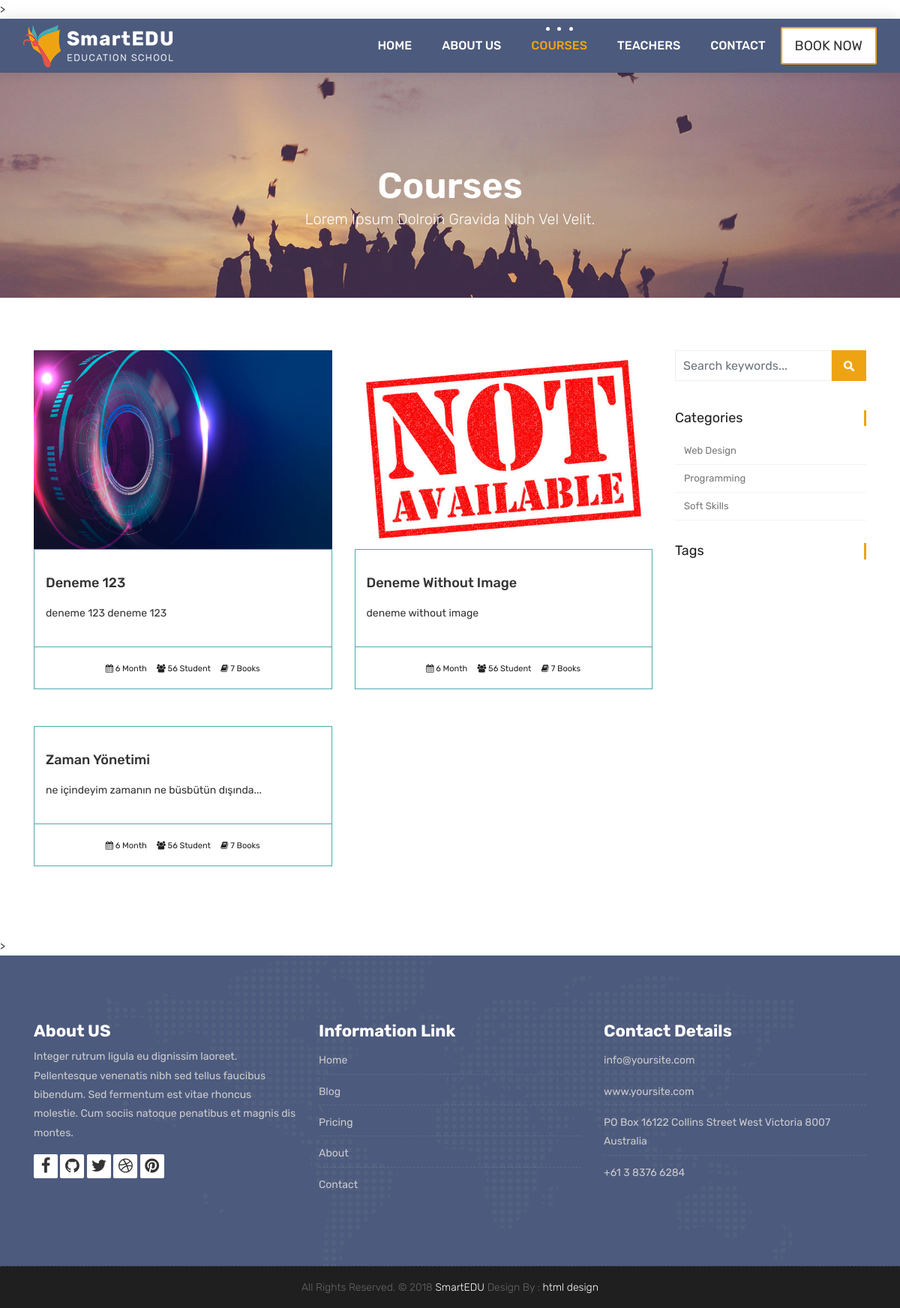
Page /courses/ on the earlier database version.
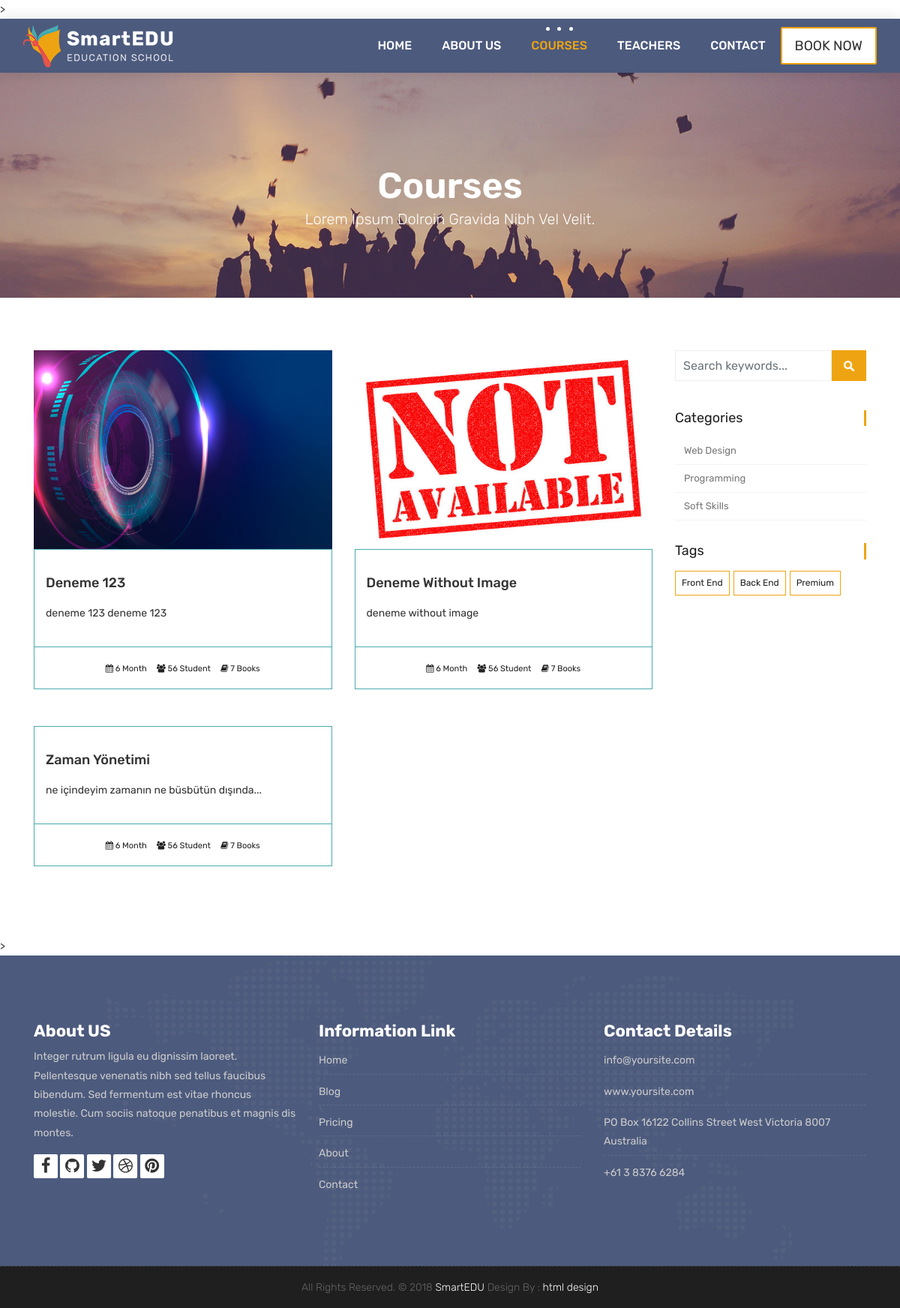
Same page on the later database version.
### courses/models.py (models this page shows, shortened)
class Course(models.Model):
    name = models.CharField(max_length=200, unique=True, verbose_name="Course Name", help_text="Enter the course name")
    category = models.ForeignKey(Category, null=True, on_delete=models.DO_NOTHING)
    tags = models.ManyToManyField(Tag, blank=True, null=True)
    teacher = models.ForeignKey(Teacher, null=True, on_delete=models.CASCADE)
    description = models.TextField(blank=True, null=True)
    image = models.ImageField(upload_to="courses/%Y/%m/%d/", default="default_course_image.jpg")
    date = models.DateTimeField(auto_now=True)
    available = models.BooleanField(default=True)

class Category(models.Model):
    name = models.CharField(max_length=50, null=True)
    slug = models.SlugField(max_length=50, unique=True, null=True)

class Tag(models.Model):
    name = models.CharField(max_length=50, null=True)
    slug = models.SlugField(max_length=50, unique=True, null=True)

### courses/views.py (the view)
# urls.py: path('', views.course_list, name="courses"),
def course_list(request, category_slug=None, tag_slug=None):
    category_page = None
    tag_page = None
    categories = Category.objects.all()
    tags = Tag.objects.all()
    if category_slug != None:
        category_page = get_object_or_404(Category, slug=category_slug)
        courses = Course.objects.filter(available=True, category=category_page)
    elif tag_slug != None:
        tag_page = get_object_or_404(Tag, slug=tag_slug)
        courses = Course.objects.filter(available=True, tags=tag_page)
    else:
        courses = Course.objects.all().order_by('-date')
    context = {
        'courses' : courses,
        'categories' : categories,
        'tags' : tags
    }
    return render(request, 'courses.html', context)

### templates/courses.html
{% extends 'partials/_base.html' %}
{% load static %}
{% block content %}
	<div class="all-title-box">
		<div class="container text-center">
			<h1>Courses <span class="m_1">Lorem Ipsum dolroin gravida nibh vel velit.</span></h1>
		</div>
	</div>
    <div id="overviews" class="section wb">
        <div class="container">
            <div class="row">
                <div class="col-lg-9 blog-post-single">
					<div class="row">
					{% for course in courses %}
						<div class="col-lg-6 col-md-6 col-12 mb-4">
							<div class="course-item">
								<div class="image-blog">
									<img src="{{ course.image.url }}" alt="" class="img-fluid">
								</div>
								<div class="course-br">
									<div class="course-title">
										<h2><a href="{% url 'course_detail' course.category.slug course.id %}" title="">{{ course.name }}</a></h2>
									</div>
									<div class="course-desc">
										<p> {{ course.description | truncatechars:150 }} </p>
									</div>
								</div>
								<div class="course-meta-bot">
									<ul>
										<li><i class="fa fa-calendar" aria-hidden="true"></i> 6 Month</li>
										<li><i class="fa fa-users" aria-hidden="true"></i> 56 Student</li>
										<li><i class="fa fa-book" aria-hidden="true"></i> 7 Books</li>
									</ul>
								</div>
							</div>
						</div>
					{% endfor %}
					</div>
                </div>
				<div class="col-lg-3 col-12 right-single">
					<div class="widget-search">
						<div class="site-search-area">
							<form method="get" id="site-searchform" action="{% url 'search' %}">
								<div>
									<input class="input-text form-control" name="search" placeholder="Search keywords..." type="text">
									<input id="searchsubmit" value="Search" type="submit">
								</div>
							</form>
						</div>
					</div>
					<div class="widget-categories">
						<h3 class="widget-title">Categories</h3>
						<ul>
							{% for category in categories %}
							<li><a href="{% url 'courses_by_category' category.slug %}">{{category.name}}</a></li>
							{% endfor %}
						</ul>
					</div>
					<div class="widget-tags">
						<h3 class="widget-title">Tags</h3>
						<ul class="tags">
							{% for tag in tags %}
							<li><a href="{% url 'courses_by_tag' tag.slug %}">{% if tag.slug in request.path %} <b>{{tag.name}}</b> {% else %}{{tag.name}} {% endif %}</a></li>
							{% endfor %}
						</ul>
					</div>
				</div>
            </div>
        </div>
    </div>
	{% endblock %}

### templates/partials/_base.html (shortened to what this page needs)
{% load static %}
<!DOCTYPE html>
<html lang="en">
    <link rel="stylesheet" href="{% static 'css/bootstrap.min.css'  %}">
    <link rel="stylesheet" href="{% static 'style.css'  %}">
    <link rel="stylesheet" href="{% static 'css/versions.css'  %}">
    <link rel="stylesheet" href="{% static 'css/responsive.css'  %}">
    <link rel="stylesheet" href="{% static 'css/custom.css'  %}">
</head>
<body class="host_version">
     >
    {% include 'partials/_navbar.html' %}
{% block content %}
{% endblock %}
     >
    {% include 'partials/_footer.html' %}
</body>
</html>

### templates/partials/_navbar.html (shortened to what this page needs)
{% load static %}
	<header class="top-navbar">
		<nav class="navbar navbar-expand-lg navbar-light bg-light">
			<div class="container-fluid">
				<a class="navbar-brand" href="{% url 'index' %}">
					<img src="{% static 'images/logo.png' %}" alt="" />
				</a>
				<div class="collapse navbar-collapse" id="navbars-host">
					<ul class="navbar-nav ml-auto">
						<li class="nav-item {% if '/' == request.path %} active {% endif %}"><a class="nav-link" href="{% url 'index' %}">Home</a></li>
						<li class="nav-item {% if 'about' in request.path %} active {% endif %}"><a class="nav-link" href="{% url 'about' %}">About Us</a></li>
						<li class="nav-item {% if 'courses' in request.path %} active {% endif %}"><a class="nav-link" href="{% url 'courses' %}">Courses</a></li>
						<li class="nav-item {% if 'teachers' in request.path %} active {% endif %}"><a class="nav-link" href="{% url 'teachers' %}">Teachers</a></li>
						<li class="nav-item {% if 'contact' in request.path %} active {% endif %}"><a class="nav-link" href="{% url 'contact' %}">Contact</a></li>
					</ul>
					<ul class="nav navbar-nav navbar-right">
                        <li><a class="hover-btn-new log orange" href="#" data-toggle="modal" data-target="#login"><span>Book Now</span></a></li>
                    </ul>
				</div>
			</div>
		</nav>
	</header>

### templates/partials/_footer.html
{% load static %}
    <footer class="footer">
        <div class="container">
            <div class="row">
                <div class="col-lg-4 col-md-4 col-xs-12">
                    <div class="widget clearfix">
                        <div class="widget-title">
                            <h3>About US</h3>
                        </div>
                        <p> Integer rutrum ligula eu dignissim laoreet. Pellentesque venenatis nibh sed tellus faucibus bibendum. Sed fermentum est vitae rhoncus molestie. Cum sociis natoque penatibus et magnis dis montes.</p>
						<div class="footer-right">
							<ul class="footer-links-soi">
								<li><a href="#"><i class="fa fa-facebook"></i></a></li>
								<li><a href="#"><i class="fa fa-github"></i></a></li>
								<li><a href="#"><i class="fa fa-twitter"></i></a></li>
								<li><a href="#"><i class="fa fa-dribbble"></i></a></li>
								<li><a href="#"><i class="fa fa-pinterest"></i></a></li>
							</ul>
						</div>
                    </div>
                </div>
				<div class="col-lg-4 col-md-4 col-xs-12">
                    <div class="widget clearfix">
                        <div class="widget-title">
                            <h3>Information Link</h3>
                        </div>
                        <ul class="footer-links">
                            <li><a href="#">Home</a></li>
                            <li><a href="#">Blog</a></li>
                            <li><a href="#">Pricing</a></li>
							<li><a href="#">About</a></li>
							<li><a href="#">Contact</a></li>
                        </ul>
                    </div>
                </div>
                <div class="col-lg-4 col-md-4 col-xs-12">
                    <div class="widget clearfix">
                        <div class="widget-title">
                            <h3>Contact Details</h3>
                        </div>
                        <ul class="footer-links">
                            <li><a href="mailto:#">info@yoursite.com</a></li>
                            <li><a href="#">www.yoursite.com</a></li>
                            <li>PO Box 16122 Collins Street West Victoria 8007 Australia</li>
                            <li>+61 3 8376 6284</li>
                        </ul>
                    </div>
                </div>
            </div>
        </div>
    </footer>
    <div class="copyrights">
        <div class="container">
            <div class="footer-distributed">
                <div class="footer-center">
                    <p class="footer-company-name">All Rights Reserved. &copy; 2018 <a href="#">SmartEDU</a> Design By : <a href="https://html.design/">html design</a></p>
                </div>
            </div>
        </div>
    </div>

Differences in the rows shown:
added Tag: name "Front End"
added Tag: name "Back End"
added Tag: name "Premium"
